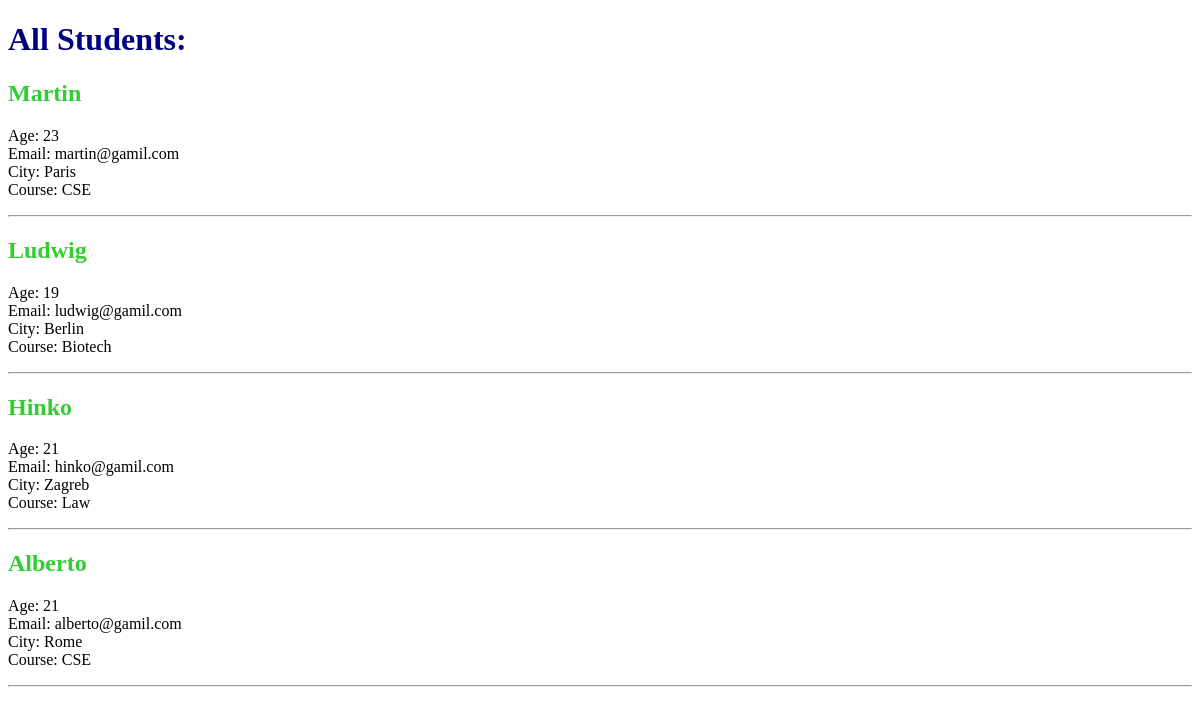
Before: /app_1/students/ with the older database file.
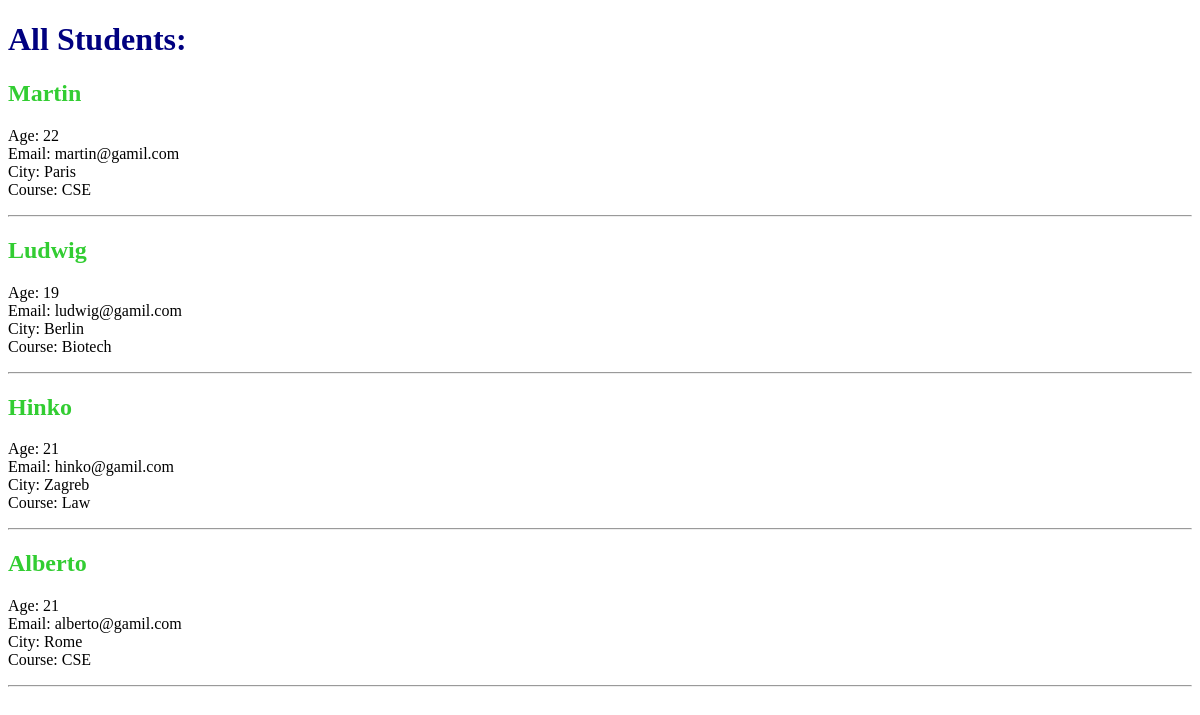
After: the same page with the newer database file.
### app_1/models.py (models this page shows, shortened)
class Student(models.Model):
    name = models.CharField(max_length=20)
    age = models.SmallIntegerField()
    email = models.EmailField()
    city = models.CharField(max_length=50, default='City')
    course = models.CharField(max_length=50, default='course')

### app_1/views.py (the view)
# urls.py: path('students/', views.students, name='students'),
def students(request):
    all_students = models.Student.objects.all()
    data = {'students': all_students}
    return render(request, 'students.html', data)

### app_1/templates/students.html (shortened to what this page needs)
<!DOCTYPE html>
<html>
    <head>
    </head>
    <body>
        <h1>All Students:</h1>
        {% for s in students %}
            <h2>{{s.name}}</h2>
            <p>Age: {{s.age }}<br>
               Email: {{s.email}}<br>
               City: {{s.city}}<br>
               Course: {{s.course}}</p>
            <hr>
        {% endfor %}
    </body>
</html>

Changed rows visible on the page:
changed Student "Martin": age "23" → "22"
